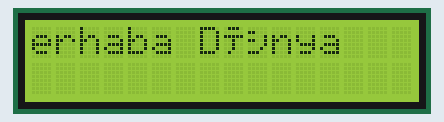
A sketch run on a simulated Arduino Uno, built with avr-gcc and run on an emulated ATmega328P. Parts: 16×2 character LCD.

Above: at 0.1 s.
At 3.1 s:
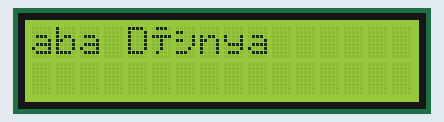
At 6.1 s:
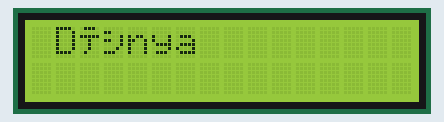
At 12.1 s:
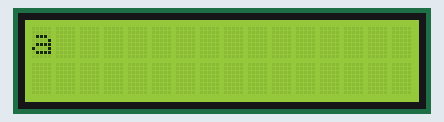
At 25.1 s:
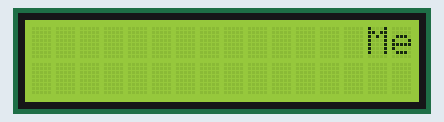
At 38.1 s:
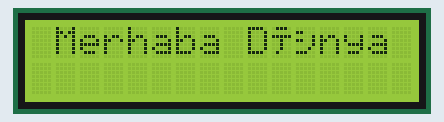

Measured:
- what the display in image 1 shows lasts 1.0 s, from 3.1 s to 4.1 s

The sketch:

lcd_text.ino
```cpp
#include <LiquidCrystal.h>

LiquidCrystal lcd(12, 11, 5, 4, 3, 2);

void setup() {
lcd.begin(16, 2);
lcd.print("Merhaba Dünya");
}

void loop() {
lcd.scrollDisplayLeft();
delay(1000);
}
```
